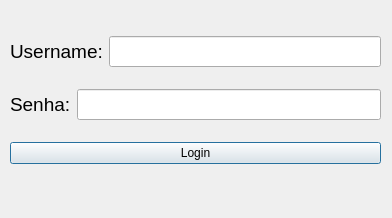
<?xml version="1.0" encoding="UTF-8"?>
<ui version="4.0">
 <class>JanelaLogin</class>
 <widget class="QDialog" name="JanelaLogin">
  <property name="geometry">
   <rect>
    <x>0</x>
    <y>0</y>
    <width>392</width>
    <height>218</height>
   </rect>
  </property>
  <property name="windowTitle">
   <string>Dialog</string>
  </property>
  <widget class="QWidget" name="">
   <property name="geometry">
    <rect>
     <x>10</x>
     <y>20</y>
     <width>371</width>
     <height>161</height>
    </rect>
   </property>
   <layout class="QVBoxLayout" name="verticalLayout">
    <item>
     <layout class="QHBoxLayout" name="horizontalLayout">
      <item>
       <widget class="QLabel" name="label">
        <property name="font">
         <font>
          <pointsize>14</pointsize>
         </font>
        </property>
        <property name="text">
         <string>Username:</string>
        </property>
       </widget>
      </item>
      <item>
       <widget class="QLineEdit" name="edt_username">
        <property name="font">
         <font>
          <pointsize>14</pointsize>
         </font>
        </property>
       </widget>
      </item>
     </layout>
    </item>
    <item>
     <layout class="QHBoxLayout" name="horizontalLayout_2">
      <item>
       <widget class="QLabel" name="label_2">
        <property name="font">
         <font>
          <pointsize>14</pointsize>
         </font>
        </property>
        <property name="text">
         <string>Senha:</string>
        </property>
       </widget>
      </item>
      <item>
       <widget class="QLineEdit" name="edt_senha">
        <property name="font">
         <font>
          <pointsize>14</pointsize>
         </font>
        </property>
        <property name="echoMode">
         <enum>QLineEdit::Password</enum>
        </property>
       </widget>
      </item>
     </layout>
    </item>
    <item>
     <widget class="QPushButton" name="pushButton">
      <property name="text">
       <string>Login</string>
      </property>
     </widget>
    </item>
   </layout>
  </widget>
 </widget>
 <resources/>
 <connections/>
</ui>
